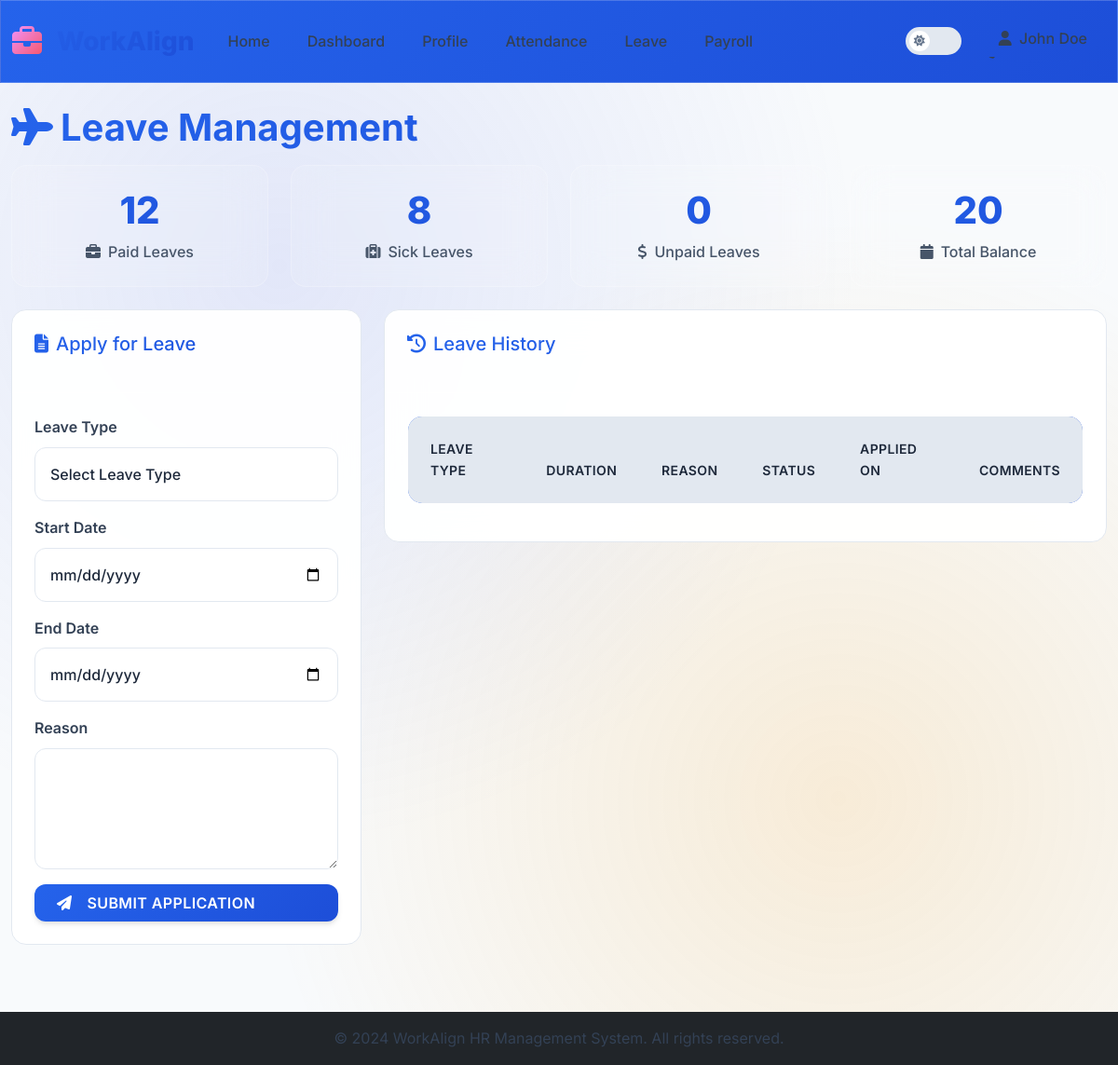
Screenshot of /employee/leave.php (signed in) with the database file from the repository.
### tables this page shows
CREATE TABLE leave_balance (
    id INT AUTO_INCREMENT PRIMARY KEY,
    employee_id VARCHAR(20) NOT NULL,
    paid_leave_balance INT DEFAULT 0,
    sick_leave_balance INT DEFAULT 0,
    unpaid_leave_balance INT DEFAULT 0,
    year YEAR NOT NULL,
    created_at TIMESTAMP DEFAULT CURRENT_TIMESTAMP,
    updated_at TIMESTAMP DEFAULT CURRENT_TIMESTAMP ON UPDATE CURRENT_TIMESTAMP,
    FOREIGN KEY (employee_id) REFERENCES employees(employee_id) ON DELETE CASCADE,
    UNIQUE KEY unique_employee_year (employee_id, year)
);

### employee/leave.php (the view, shortened to what this page needs)
<?php
$conn = connectDB();
$employee_id = $_SESSION['employee_id'];
$current_year = date('Y');
$stmt_balance = $conn->prepare("SELECT * FROM leave_balance WHERE employee_id = ? AND year = ?");
$stmt_balance->bind_param("si", $employee_id, $current_year);
$stmt_balance->execute();
$leave_balance = $stmt_balance->get_result()->fetch_assoc();
?>
<?php include '../header.php'; ?>
<div class="row">
    <div class="col-12">
        <h2><i class="fas fa-plane me-2"></i>Leave Management</h2>
    </div>
</div>
<div class="row mb-4">
    <div class="col-md-3">
        <div class="stats-card">
            <h3><?php echo $leave_balance['paid_leave_balance']; ?></h3>
            <p><i class="fas fa-briefcase me-2"></i>Paid Leaves</p>
        </div>
    </div>
    <div class="col-md-3">
        <div class="stats-card">
            <h3><?php echo $leave_balance['sick_leave_balance']; ?></h3>
            <p><i class="fas fa-medkit me-2"></i>Sick Leaves</p>
        </div>
    </div>
    <div class="col-md-3">
        <div class="stats-card">
            <h3><?php echo $leave_balance['unpaid_leave_balance']; ?></h3>
            <p><i class="fas fa-dollar-sign me-2"></i>Unpaid Leaves</p>
        </div>
    </div>
    <div class="col-md-3">
        <div class="stats-card">
            <h3><?php echo $leave_balance['paid_leave_balance'] + $leave_balance['sick_leave_balance']; ?></h3>
            <p><i class="fas fa-calendar me-2"></i>Total Balance</p>
        </div>
    </div>
</div>
<div class="row">
    <div class="col-md-4">
        <div class="card">
            <div class="card-header">
                <h5><i class="fas fa-file-alt me-2"></i>Apply for Leave</h5>
            </div>
            <div class="card-body">
                <form method="POST">
                    <div class="mb-3">
                        <label for="leave_type" class="form-label">Leave Type</label>
                        <select class="form-select" id="leave_type" name="leave_type" required>
                            <option value="">Select Leave Type</option>
                        </select>
                    </div>
                    <div class="mb-3">
                        <label for="start_date" class="form-label">Start Date</label>
                        <input type="date" class="form-control" id="start_date" name="start_date" min="<?php echo date('Y-m-d'); ?>" required>
                    </div>
                    <div class="mb-3">
                        <label for="end_date" class="form-label">End Date</label>
                        <input type="date" class="form-control" id="end_date" name="end_date" min="<?php echo date('Y-m-d'); ?>" required>
                    </div>
                    <div class="mb-3">
                        <label for="reason" class="form-label">Reason</label>
                        <textarea class="form-control" id="reason" name="reason" rows="4" required></textarea>
                    </div>
                    <button type="submit" class="btn btn-primary w-100">
                        <i class="fas fa-paper-plane me-2"></i>Submit Application
                    </button>
                </form>
            </div>
        </div>
    </div>
    <div class="col-md-8">
        <div class="card">
            <div class="card-header">
                <h5><i class="fas fa-history me-2"></i>Leave History</h5>
            </div>
            <div class="card-body">
                <div class="table-responsive">
                    <table class="table table-hover" id="leave-table">
                        <thead>
                            <tr>
                                <th>Leave Type</th>
                                <th>Duration</th>
                                <th>Reason</th>
                                <th>Status</th>
                                <th>Applied On</th>
                                <th>Comments</th>
                            </tr>
                        </thead>
                    </table>
                </div>
            </div>
        </div>
    </div>
</div>
<?php include '../footer.php'; ?>

### header.php (style rules this page uses)
:root { --primary-color: #2563eb; --secondary-color: #64748b; --success-color: #16a34a; --danger-color: #dc2626; --warning-color: #f59e0b; --info-color: #0891b2; --light-color: #f8fafc; --dark-color: #1e293b; --gradient-primary: linear-gradient(135deg, #2563eb, #1d4ed8); --gradient-success: linear-gradient(135deg, #16a34a, #15803d); --gradient-danger: linear-gradient(135deg, #dc2626, #b91c1c); --gradient-warning: linear-gradient(135deg, #f59e0b, #d97706); --gradient-info: linear-gradient(135deg, #0891b2, #0e7490); --shadow-sm: 0 1px 2px 0 rgba(0, 0, 0, 0.05); --shadow-md: 0 4px 6px -1px rgba(0, 0, 0, 0.1), 0 2px 4px -1px rgba(0, 0, 0, 0.06); --shadow-lg: 0 10px 15px -3px rgba(0, 0, 0, 0.1), 0 4px 6px -2px rgba(0, 0, 0, 0.05); --shadow-xl: 0 20px 25px -5px rgba(0, 0, 0, 0.1), 0 10px 10px -5px rgba(0, 0, 0, 0.04); }
.light-mode { --bg-primary: #ffffff; --bg-secondary: #f8fafc; --bg-tertiary: #e2e8f0; --text-primary: #1e293b; --text-secondary: #475569; --text-muted: #64748b; --border-color: #e2e8f0; --card-bg: rgba(255, 255, 255, 0.95); --navbar-bg: var(--gradient-primary); }
body { background: var(--bg-secondary); color: var(--text-primary); transition: all 0.3s ease; }
.card { background: var(--card-bg); color: var(--text-primary); border: 1px solid var(--border-color); transition: all 0.3s ease; }
.form-control, .form-select { background: var(--bg-primary); color: var(--text-primary); border-color: var(--border-color); transition: all 0.3s ease; }
.table { color: var(--text-primary); }
.table thead th { background: var(--bg-tertiary); color: var(--text-primary); border-color: var(--border-color); }
.fade-in { animation: fadeIn 0.6s cubic-bezier(0.4, 0, 0.2, 1); }
* { transition: background-color 0.3s ease, color 0.3s ease, border-color 0.3s ease; }

### rows the page displays
leave_balance: paid_leave_balance "12", sick_leave_balance "8", unpaid_leave_balance "0", $leave_balance['paid_leave_balance'] + $leave_balance['sick_leave_balance'] "20"
